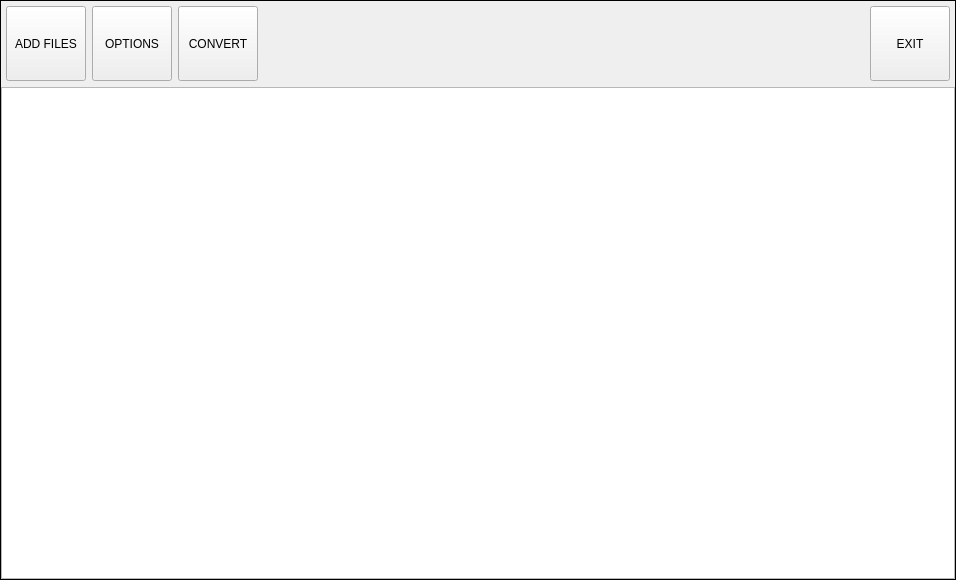
<?xml version="1.0" encoding="UTF-8"?>
<ui version="4.0">
 <class>MainWidget</class>
 <widget class="QWidget" name="MainWidget">
  <property name="geometry">
   <rect>
    <x>0</x>
    <y>0</y>
    <width>956</width>
    <height>580</height>
   </rect>
  </property>
  <property name="windowTitle">
   <string>ROADConverter</string>
  </property>
  <property name="styleSheet">
   <string notr="true"/>
  </property>
  <layout class="QVBoxLayout" name="verticalLayout_2">
   <property name="leftMargin">
    <number>0</number>
   </property>
   <property name="topMargin">
    <number>0</number>
   </property>
   <property name="rightMargin">
    <number>0</number>
   </property>
   <property name="bottomMargin">
    <number>0</number>
   </property>
   <item>
    <widget class="QFrame" name="frame">
     <property name="frameShape">
      <enum>QFrame::Box</enum>
     </property>
     <property name="frameShadow">
      <enum>QFrame::Plain</enum>
     </property>
     <property name="lineWidth">
      <number>1</number>
     </property>
     <property name="midLineWidth">
      <number>1</number>
     </property>
     <layout class="QVBoxLayout" name="verticalLayout">
      <property name="leftMargin">
       <number>0</number>
      </property>
      <property name="topMargin">
       <number>0</number>
      </property>
      <property name="rightMargin">
       <number>0</number>
      </property>
      <property name="bottomMargin">
       <number>0</number>
      </property>
      <item>
       <layout class="QHBoxLayout" name="horizontalLayout_2">
        <property name="leftMargin">
         <number>5</number>
        </property>
        <property name="topMargin">
         <number>5</number>
        </property>
        <property name="rightMargin">
         <number>5</number>
        </property>
        <item>
         <widget class="QPushButton" name="addfilespushButton">
          <property name="minimumSize">
           <size>
            <width>75</width>
            <height>75</height>
           </size>
          </property>
          <property name="text">
           <string>ADD FILES</string>
          </property>
         </widget>
        </item>
        <item>
         <widget class="QPushButton" name="optionspushButton">
          <property name="minimumSize">
           <size>
            <width>75</width>
            <height>75</height>
           </size>
          </property>
          <property name="text">
           <string>OPTIONS</string>
          </property>
         </widget>
        </item>
        <item>
         <widget class="QPushButton" name="convertpushButton">
          <property name="minimumSize">
           <size>
            <width>75</width>
            <height>75</height>
           </size>
          </property>
          <property name="text">
           <string>CONVERT</string>
          </property>
         </widget>
        </item>
        <item>
         <spacer name="horizontalSpacer">
          <property name="orientation">
           <enum>Qt::Horizontal</enum>
          </property>
          <property name="sizeHint" stdset="0">
           <size>
            <width>40</width>
            <height>20</height>
           </size>
          </property>
         </spacer>
        </item>
        <item>
         <widget class="QPushButton" name="exitpushButton">
          <property name="minimumSize">
           <size>
            <width>75</width>
            <height>75</height>
           </size>
          </property>
          <property name="text">
           <string>EXIT</string>
          </property>
         </widget>
        </item>
       </layout>
      </item>
      <item>
       <widget class="QListView" name="listAudioTrackView">
        <property name="autoFillBackground">
         <bool>false</bool>
        </property>
        <property name="frameShape">
         <enum>QFrame::StyledPanel</enum>
        </property>
        <property name="frameShadow">
         <enum>QFrame::Plain</enum>
        </property>
        <property name="dragDropMode">
         <enum>QAbstractItemView::DragDrop</enum>
        </property>
        <property name="defaultDropAction">
         <enum>Qt::CopyAction</enum>
        </property>
        <property name="horizontalScrollMode">
         <enum>QAbstractItemView::ScrollPerPixel</enum>
        </property>
        <property name="movement">
         <enum>QListView::Snap</enum>
        </property>
        <property name="isWrapping" stdset="0">
         <bool>false</bool>
        </property>
        <property name="resizeMode">
         <enum>QListView::Adjust</enum>
        </property>
        <property name="layoutMode">
         <enum>QListView::Batched</enum>
        </property>
        <property name="wordWrap">
         <bool>false</bool>
        </property>
       </widget>
      </item>
     </layout>
    </widget>
   </item>
  </layout>
 </widget>
 <layoutdefault spacing="6" margin="11"/>
 <resources/>
 <connections>
  <connection>
   <sender>exitpushButton</sender>
   <signal>clicked()</signal>
   <receiver>MainWidget</receiver>
   <slot>close()</slot>
   <hints>
    <hint type="sourcelabel">
     <x>674</x>
     <y>47</y>
    </hint>
    <hint type="destinationlabel">
     <x>360</x>
     <y>220</y>
    </hint>
   </hints>
  </connection>
 </connections>
</ui>
